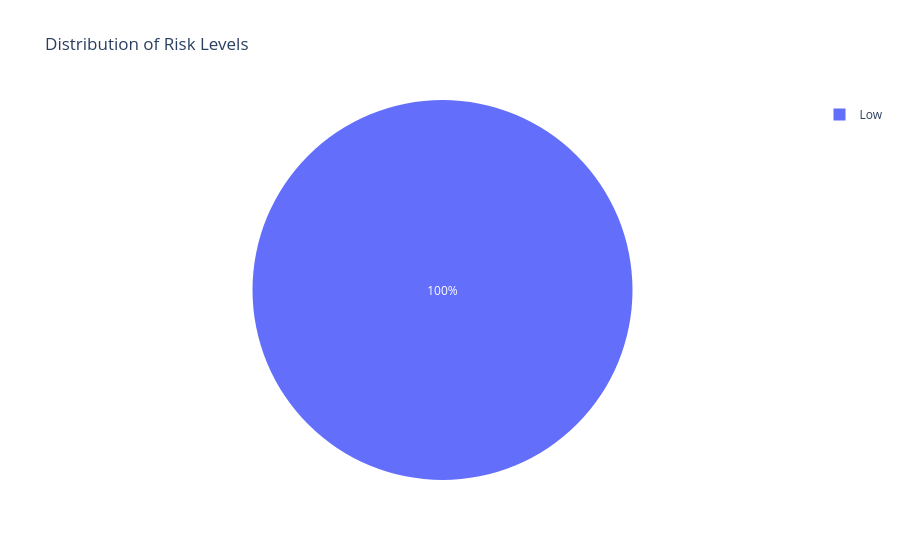
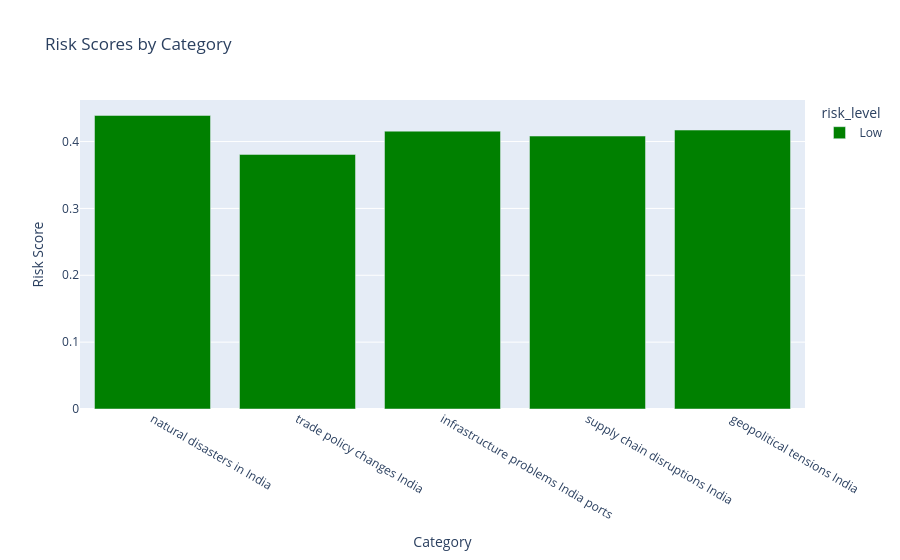

Notebook code cell kept with these figures, in order:
### Code cell
# Create interactive dashboard
def create_risk_dashboard(results_data, alerts):
    # 1. Risk Level Distribution
    risk_counts = pd.DataFrame(results_data).groupby('risk_level').size().reset_index(name='count')
    fig1 = px.pie(risk_counts, values='count', names='risk_level', 
                  title='Distribution of Risk Levels',
                  color_discrete_map={'High': 'red', 'Medium': 'yellow', 'Low': 'green'})
    
    # 2. Risk Scores by Category
    fig2 = px.bar(results_data, x='query', y='risk_score',
                  title='Risk Scores by Category',
                  color='risk_level',
                  color_discrete_map={'High': 'red', 'Medium': 'yellow', 'Low': 'green'})
    fig2.update_layout(xaxis_title='Category', yaxis_title='Risk Score')
    
    # 3. Alert Timeline
    if alerts:
        alert_df = pd.DataFrame(alerts)
        fig3 = px.scatter(alert_df, x='timestamp', y='score',
                         color='risk_level',
                         title='Alert Timeline',
                         color_discrete_map={'High': 'red', 'Medium': 'yellow', 'Low': 'green'})
        fig3.update_layout(xaxis_title='Time', yaxis_title='Risk Score')
    
    # Display all figures
    fig1.show()
    fig2.show()
    if alerts:
        fig3.show()

# Get recent alerts
recent_alerts = alert_system.get_recent_alerts()

# Create and display the dashboard
create_risk_dashboard(results_data, recent_alerts)

# Create a summary table of current risks
risk_summary = pd.DataFrame(results_data)
print("\nRisk Summary Table:")
print(risk_summary.to_string(index=False))

### Figure 1 — Plotly figure (JSON) as saved in the notebook; plotly's stock layout.template omitted (floating-point values rounded to 4 significant figures)
{"data": [{"domain": {"x": [0, 1], "y": [0, 1]}, "hovertemplate": "risk_level=%{label}<br>count=%{value}<extra></extra>", "labels": ["Low"], "legendgroup": "", "name": "", "showlegend": true, "type": "pie", "values": [5]}], "layout": {"legend": {"tracegroupgap": 0}, "title": {"text": "Distribution of Risk Levels"}}}

### Figure 2 — Plotly figure (JSON) as saved in the notebook; plotly's stock layout.template omitted (floating-point values rounded to 4 significant figures)
{"data": [{"hovertemplate": "risk_level=Low<br>query=%{x}<br>risk_score=%{y}<extra></extra>", "legendgroup": "Low", "marker": {"color": "green", "pattern": {"shape": ""}}, "name": "Low", "orientation": "v", "showlegend": true, "textposition": "auto", "type": "bar", "x": ["natural disasters in India", "trade policy changes India", "infrastructure problems India ports", "supply chain disruptions India", "geopolitical tensions India"], "xaxis": "x", "y": [0.439, 0.3807, 0.4156, 0.4082, 0.4172], "yaxis": "y"}], "layout": {"barmode": "relative", "legend": {"title": {"text": "risk_level"}, "tracegroupgap": 0}, "title": {"text": "Risk Scores by Category"}, "xaxis": {"anchor": "y", "domain": [0, 1], "title": {"text": "Category"}}, "yaxis": {"anchor": "x", "domain": [0, 1], "title": {"text": "Risk Score"}}}}
